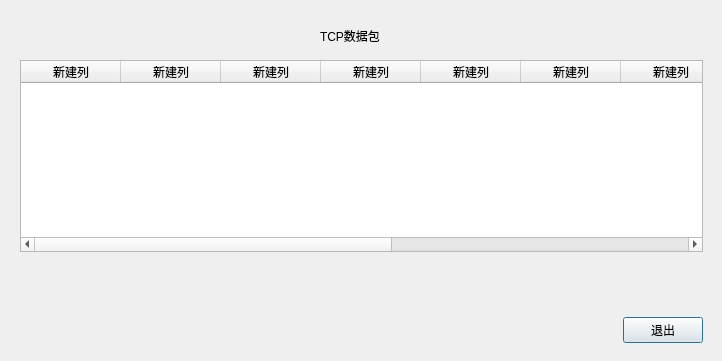
<?xml version="1.0" encoding="UTF-8"?>
<ui version="4.0">
 <class>TCPDialog</class>
 <widget class="QDialog" name="TCPDialog">
  <property name="geometry">
   <rect>
    <x>0</x>
    <y>0</y>
    <width>722</width>
    <height>361</height>
   </rect>
  </property>
  <property name="windowTitle">
   <string>TCPDialog</string>
  </property>
  <widget class="QWidget" name="layoutWidget">
   <property name="geometry">
    <rect>
     <x>20</x>
     <y>60</y>
     <width>683</width>
     <height>283</height>
    </rect>
   </property>
   <layout class="QVBoxLayout" name="verticalLayout">
    <item>
     <widget class="QTableWidget" name="tableWidget">
      <column>
       <property name="text">
        <string>新建列</string>
       </property>
      </column>
      <column>
       <property name="text">
        <string>新建列</string>
       </property>
      </column>
      <column>
       <property name="text">
        <string>新建列</string>
       </property>
      </column>
      <column>
       <property name="text">
        <string>新建列</string>
       </property>
      </column>
      <column>
       <property name="text">
        <string>新建列</string>
       </property>
      </column>
      <column>
       <property name="text">
        <string>新建列</string>
       </property>
      </column>
      <column>
       <property name="text">
        <string>新建列</string>
       </property>
      </column>
      <column>
       <property name="text">
        <string>新建列</string>
       </property>
      </column>
      <column>
       <property name="text">
        <string>新建列</string>
       </property>
      </column>
      <column>
       <property name="text">
        <string>新建列</string>
       </property>
      </column>
      <column>
       <property name="text">
        <string>新建列</string>
       </property>
      </column>
     </widget>
    </item>
    <item>
     <spacer name="verticalSpacer">
      <property name="orientation">
       <enum>Qt::Vertical</enum>
      </property>
      <property name="sizeHint" stdset="0">
       <size>
        <width>20</width>
        <height>48</height>
       </size>
      </property>
     </spacer>
    </item>
    <item>
     <layout class="QHBoxLayout" name="horizontalLayout">
      <item>
       <spacer name="horizontalSpacer">
        <property name="orientation">
         <enum>Qt::Horizontal</enum>
        </property>
        <property name="sizeHint" stdset="0">
         <size>
          <width>588</width>
          <height>20</height>
         </size>
        </property>
       </spacer>
      </item>
      <item>
       <widget class="QPushButton" name="pushButton">
        <property name="text">
         <string>退出</string>
        </property>
       </widget>
      </item>
     </layout>
    </item>
   </layout>
  </widget>
  <widget class="QLabel" name="label">
   <property name="geometry">
    <rect>
     <x>320</x>
     <y>20</y>
     <width>131</width>
     <height>31</height>
    </rect>
   </property>
   <property name="text">
    <string>TCP数据包</string>
   </property>
  </widget>
 </widget>
 <resources/>
 <connections/>
</ui>
